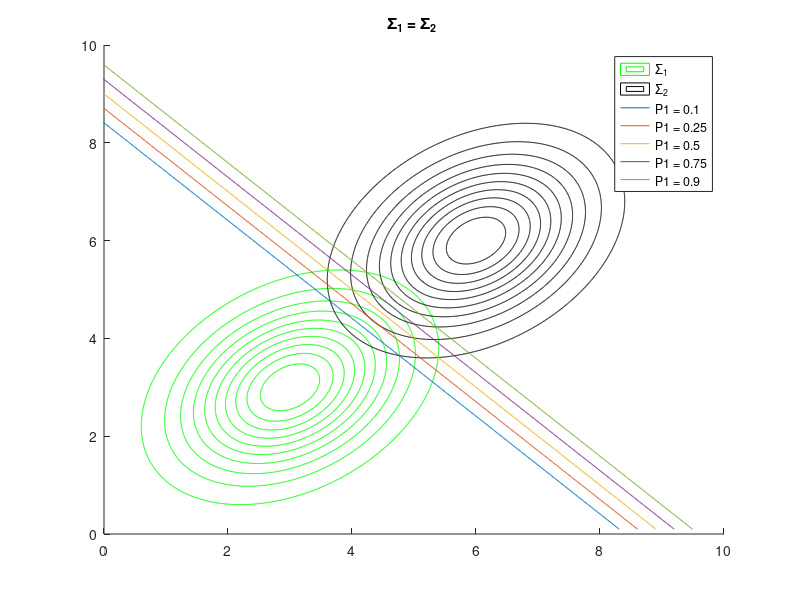

The MATLAB source for this figure:
close all;
clear;
clc;

%means of the two distributions 
m1 = [3 3];
m2 = [6 6];

%covariance matrices of the two distributions
S = [1.2 0.4; 0.4 1.2];
s1 = S;
s2 = S;

%axis
x1 = [0.1:0.01:10];
x2 = [0.1:0.01:10];

%creating the x-y grid in order to use the mvnpdf
[X1,X2] = meshgrid(x1,x2);

%creating the 3d normal pdf of the variable x1 and x2
Y1 = mvnpdf([X1(:) X2(:)],m1,s1);
%reshaping in order to be able to plot in 3d and get the contours
%(mvnpdf returns a vector and not a matrix)
Y1_reshaped = reshape(Y1,length(x1),length(x2));

figure(1);
hold on;
title('\Sigma_1 = \Sigma_2 ');
contour(x1,x2,Y1_reshaped,'g');

%same process for the second distribution

Y2 = mvnpdf([X1(:) X2(:)],m2,s2);
%reshaping in order to be able to plot in 3d and get the contours
%(mvnpdf returns a vector and not a matrix)
Y2_reshaped = reshape(Y2,length(x1),length(x2));
contour(x1,x2,Y2_reshaped,'k');

for P1 = [0.1, 0.25 ,0.5, 0.75, 0.9]
    P2 = 1 - P1;
    y = (log(P1/P2) - 3.72*x2+33.48)/3.72;
    plot(y,x1);
    axis([0 10 0 10]);
end

legend('\Sigma_1','\Sigma_2','P1 = 0.1','P1 = 0.25','P1 = 0.5','P1 = 0.75','P1 = 0.9');
hold off;




